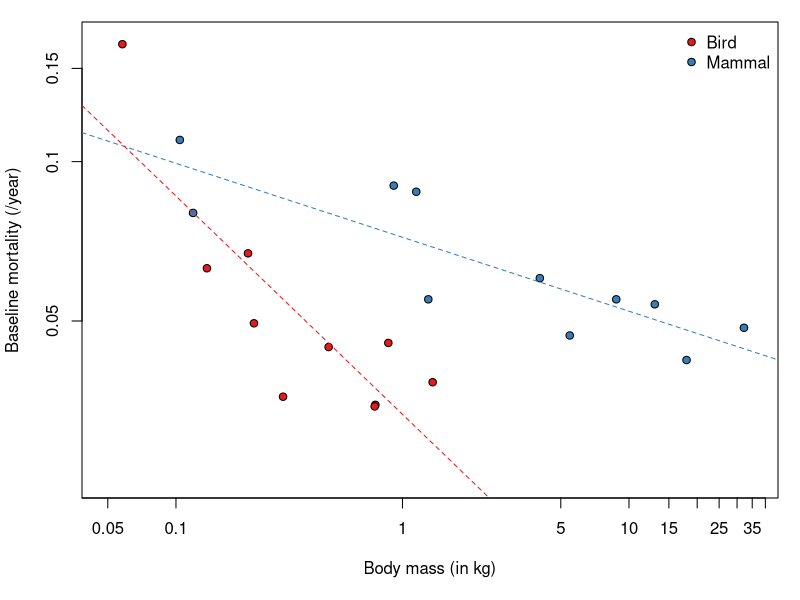

Recreate this plot in R. (Note: this script raises an error after producing the figure.)
# In this script, I draw a figure representing baseline mortality rates of predators against their

rm(list = ls())

library(RColorBrewer)

# define working directory
WK_DIR <- "../../Data/ProcessedData"
PAR_DIR <- "../../Parameterisation/OutputTables"

setwd(WK_DIR)
LifeExpectPred <- read.csv("PredMortality.csv", header = TRUE, stringsAsFactors = FALSE, dec = ",")
LifeExpectPred <- subset(LifeExpectPred, TrophicLevel == "predator")
LifeExpectPred$BaseMort <- 1/LifeExpectPred$LifeExpectCapti
LifeExpectPred$BaseMort[is.na(LifeExpectPred$BaseMort)] <- 1/LifeExpectPred$LifeExpectWild[is.na(LifeExpectPred$BaseMort)]

# simplify clades
LifeExpectPred$Clade[LifeExpectPred$Clade != "Raptor"] <- "Mammal"
NPred <- nrow(LifeExpectPred)

SpGroup <- unique(LifeExpectPred$Clade)
SpGroupCol <- brewer.pal(length(SpGroup), "Set1"); names(SpGroupCol) <- SpGroup
SpCol <- rep(NA, NPred)
for (Sp in 1:NPred){
  SpCol[Sp] <- SpGroupCol[LifeExpectPred$Clade[Sp]]
}

Index_Mam <- which(LifeExpectPred$Clade != "Raptor")
Index_Rapt <- which(LifeExpectPred$Clade == "Raptor")

LifeExpectPred$Clade <- as.factor(LifeExpectPred$Clade)
AOVMortBMClade <- aov(log(BaseMort) ~ log(BodyMass) * Clade, data = LifeExpectPred)
CoefAOVMortBMClade <- coef(AOVMortBMClade)

par(mar = c(5, 4, 1, 1) + 0.1)
plot(log(LifeExpectPred$BodyMass), log(LifeExpectPred$BaseMort), xlim = log(c(0.05, 35)),
     ylim = log(c(0.025, 0.17)), xaxt = "n", yaxt = "n",
     xlab = "Body mass (in kg)", ylab = "Baseline mortality (/year)", pch = 21, bg = SpCol)
axis(1, at = log(c(0.05, 0.1, 1, seq(0, 40, 5))), labels = c(0.05, 0.1, 1, seq(0, 40, 5)))
axis(2, at = log(seq(0.05, 0.15, 0.05)), labels = seq(0.05, 0.15, 0.05))
abline(CoefAOVMortBMClade[1], CoefAOVMortBMClade[2], lty = 2, col = SpGroupCol["Mammal"])
abline(CoefAOVMortBMClade[1] + CoefAOVMortBMClade[3], CoefAOVMortBMClade[2] + CoefAOVMortBMClade[4], lty = 2, col = SpGroupCol["Raptor"])
legend("topright", legend = c("Bird", "Mammal"), pt.bg = SpGroupCol, pch = 21, bty = "n")

setwd(PAR_DIR)
PopParam <- read.csv("YearPopParam.csv", header  = TRUE, stringsAsFactors = FALSE)
PopParam$M[PopParam$TrophicLevel == "Predator"] <- round(LifeExpectPred$BaseMort, 5)
write.csv(PopParam, file = "YearPopParam.csv", row.names = FALSE, quote = FALSE)